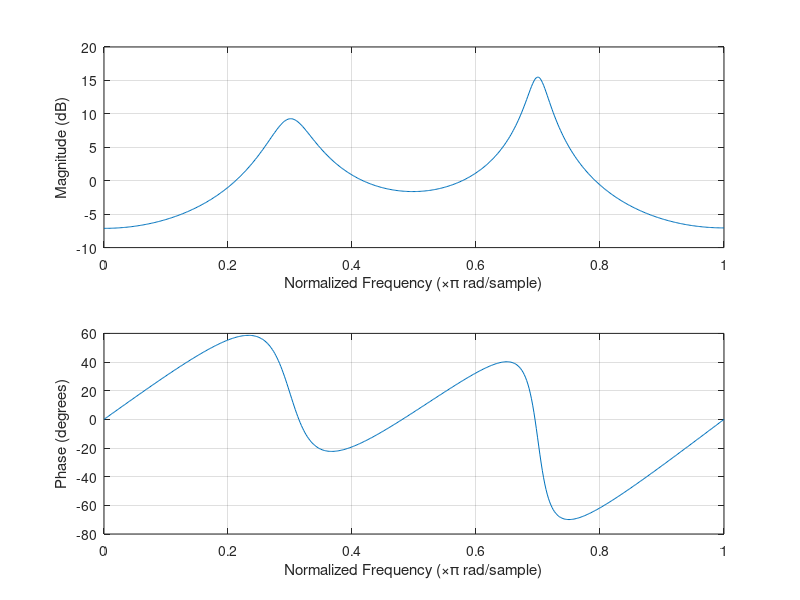
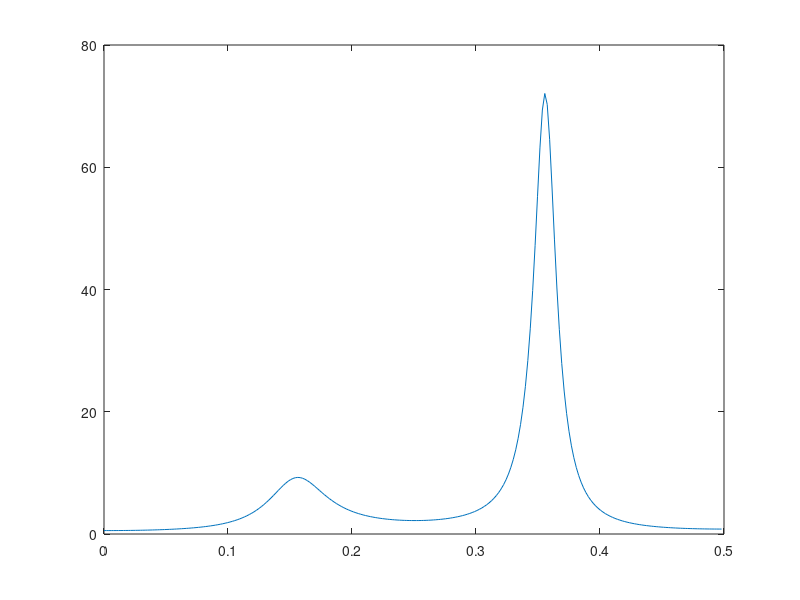

MATLAB code to generate these figures, in order: (Note: this script raises an error after producing the figures.)
%this progam demos the use of the autocorrelation and the
%covariance methods
%four poles of AR model
p1 = 0.9*exp(j*0.3*pi);
p2 = 0.9*exp(-j*0.3*pi);
p3 = 0.95*exp(j*0.7*pi);
p4 = 0.95*exp(-j*0.7*pi);
%get A(z)
a = poly([p1 p2 p3 p4]);
figure(1)
%get ideal PSD
freqz(1, a)
%get white noise
w = randn(32,1);
%filter will all-pole filter 1/A(z)
x = filter(1,a,w);
figure(2)
hold off
pyulear(x,4)
figure(3)
Pxx = pcov(x,4);
semilogy(Pxx);